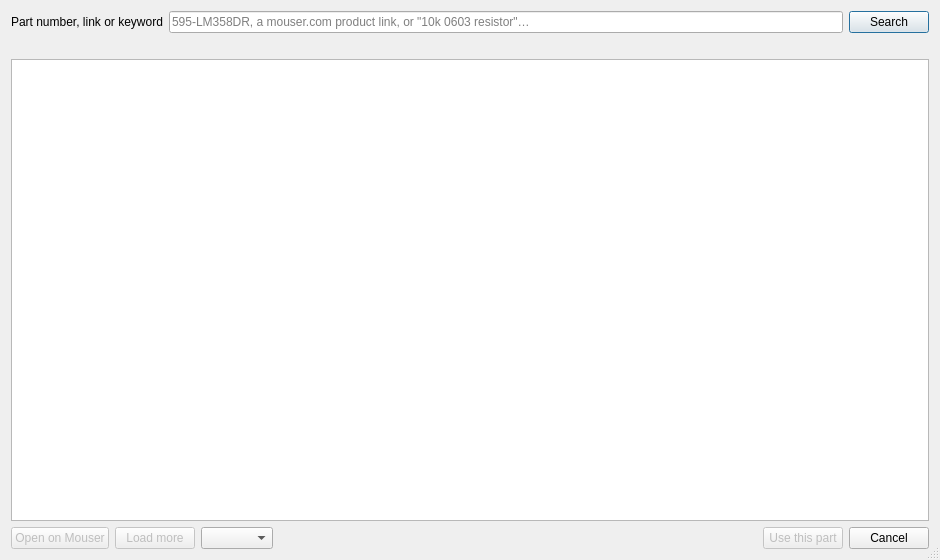
<?xml version="1.0" encoding="UTF-8"?>
<ui version="4.0">
 <class>MouserSearchDialog</class>
 <widget class="QDialog" name="MouserSearchDialog">
  <property name="geometry">
   <rect>
    <x>0</x>
    <y>0</y>
    <width>940</width>
    <height>560</height>
   </rect>
  </property>
  <property name="windowTitle">
   <string>Search Mouser</string>
  </property>
  <property name="sizeGripEnabled">
   <bool>true</bool>
  </property>
  <layout class="QVBoxLayout" name="mainLayout">
   <item>
    <layout class="QHBoxLayout" name="searchLayout">
     <item>
      <widget class="QLabel" name="searchLabel">
       <property name="text">
        <string>Part number, link or keyword</string>
       </property>
      </widget>
     </item>
     <item>
      <widget class="QLineEdit" name="searchEdit">
       <property name="placeholderText">
        <string>595-LM358DR, a mouser.com product link, or &quot;10k 0603 resistor&quot;…</string>
       </property>
      </widget>
     </item>
     <item>
      <widget class="QPushButton" name="searchButton">
       <property name="text">
        <string>Search</string>
       </property>
       <property name="default">
        <bool>true</bool>
       </property>
      </widget>
     </item>
    </layout>
   </item>
   <item>
    <widget class="QLabel" name="statusLabel">
     <property name="text">
      <string notr="true"/>
     </property>
     <property name="wordWrap">
      <bool>true</bool>
     </property>
    </widget>
   </item>
   <item>
    <widget class="QTableWidget" name="resultsTable">
     <property name="selectionBehavior">
      <enum>QAbstractItemView::SelectRows</enum>
     </property>
     <property name="selectionMode">
      <enum>QAbstractItemView::SingleSelection</enum>
     </property>
     <property name="editTriggers">
      <set>QAbstractItemView::NoEditTriggers</set>
     </property>
     <property name="alternatingRowColors">
      <bool>true</bool>
     </property>
     <attribute name="verticalHeaderVisible">
      <bool>false</bool>
     </attribute>
    </widget>
   </item>
   <item>
    <layout class="QHBoxLayout" name="footerLayout">
     <item>
      <widget class="QPushButton" name="openButton">
       <property name="text">
        <string>Open on Mouser</string>
       </property>
       <property name="enabled">
        <bool>false</bool>
       </property>
      </widget>
     </item>
     <item>
      <widget class="QPushButton" name="loadMoreButton">
       <property name="text">
        <string>Load more</string>
       </property>
       <property name="enabled">
        <bool>false</bool>
       </property>
      </widget>
     </item>
     <item>
      <widget class="QComboBox" name="loadMoreCombo">
       <property name="toolTip">
        <string>How many further results to fetch. Mouser caps one response at 50, so a larger number is fetched in several requests.</string>
       </property>
      </widget>
     </item>
     <item>
      <spacer name="footerSpacer">
       <property name="orientation">
        <enum>Qt::Horizontal</enum>
       </property>
       <property name="sizeHint" stdset="0">
        <size>
         <width>40</width>
         <height>20</height>
        </size>
       </property>
      </spacer>
     </item>
     <item>
      <widget class="QPushButton" name="useButton">
       <property name="text">
        <string>Use this part</string>
       </property>
       <property name="enabled">
        <bool>false</bool>
       </property>
      </widget>
     </item>
     <item>
      <widget class="QPushButton" name="cancelButton">
       <property name="text">
        <string>Cancel</string>
       </property>
      </widget>
     </item>
    </layout>
   </item>
  </layout>
 </widget>
 <resources/>
 <connections/>
</ui>
